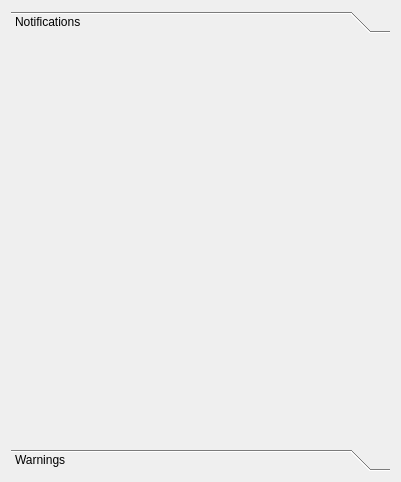
<?xml version="1.0" encoding="UTF-8"?>
<ui version="4.0">
 <class>NoteWarnWidget</class>
 <widget class="QWidget" name="NoteWarnWidget">
  <property name="geometry">
   <rect>
    <x>0</x>
    <y>0</y>
    <width>401</width>
    <height>482</height>
   </rect>
  </property>
  <property name="windowTitle">
   <string>Form</string>
  </property>
  <layout class="QVBoxLayout" name="verticalLayout_3">
   <item>
    <widget class="QToolBox" name="toolBox">
     <property name="currentIndex">
      <number>0</number>
     </property>
     <widget class="QWidget" name="page">
      <property name="geometry">
       <rect>
        <x>0</x>
        <y>0</y>
        <width>377</width>
        <height>390</height>
       </rect>
      </property>
      <attribute name="label">
       <string>Notifications</string>
      </attribute>
      <layout class="QVBoxLayout" name="verticalLayout_2">
       <item>
        <layout class="QGridLayout" name="noteGrid"/>
       </item>
      </layout>
     </widget>
     <widget class="QWidget" name="page_2">
      <property name="geometry">
       <rect>
        <x>0</x>
        <y>0</y>
        <width>377</width>
        <height>390</height>
       </rect>
      </property>
      <attribute name="label">
       <string>Warnings</string>
      </attribute>
      <layout class="QVBoxLayout" name="verticalLayout">
       <item>
        <layout class="QGridLayout" name="warnGrid"/>
       </item>
      </layout>
     </widget>
    </widget>
   </item>
  </layout>
 </widget>
 <resources/>
 <connections/>
</ui>
